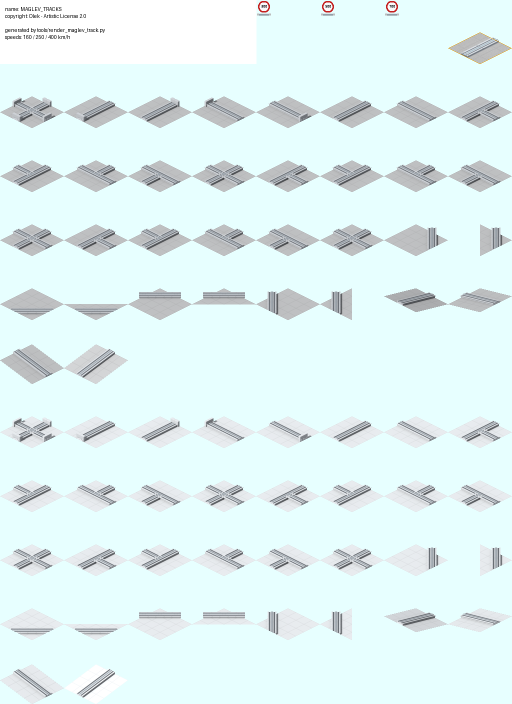
#> input picture src/maglev/images/maglev_track.png, 1024 x 1408 px, found by its file name (shown at 1/2 size)
$ python preview_layout.py src/maglev/images/maglev_track.png -o /tmp/map.png
#> lines starting #> are read from the running program, lines starting #| are printed output that depends on the picture
### tools/pak128_layout.py
"""Sheet layout shared by the 2D and Blender renderers.

Standard library only, on purpose: Blender's bundled Python has no Pillow, so
this is the one module both pipelines can import. It answers "what goes in cell
row.col", nothing else — each renderer builds its own geometry from the spec.

The layout mirrors pak128's `rail_400_tracks.dat` slot for slot, so the maglev
`.dat` files address the same cells.
"""

from __future__ import annotations

CELL = 128
COLS, ROWS = 8, 11
WINTER_ROW_OFFSET = 5

# Simutrans reads this colour as transparent (SPECIAL_TRANSPARENT in the game's
# descriptor/image.h).
KEY = (231, 255, 255)

# Centre of a flat tile within its cell, measured off pak128's rail sheet.
CX, CY = 63.5, 96.0

# Connection bitmask, matching ribi_t in the game.
N, E, S, W = 1, 2, 4, 8

# Screen projection per tile shape: y = y0 + p*a + q*b, x = CX + 32*(a + b),
# where a runs towards the N edge and b towards the E edge, both in [-1, 1].
# The ramps raise two adjacent corners by pak128's 16px height step.
SHAPES = {
    "flat": (-16.0, 16.0, 96.0),
    "up_n": (-8.0, 16.0, 88.0),   # left + bottom corners raised
    "up_w": (-16.0, 8.0, 88.0),   # right + bottom corners raised
    "up_e": (-16.0, 24.0, 88.0),  # top + left corners raised
    "up_s": (-24.0, 16.0, 88.0),  # top + right corners raised
}

# One unit of a or b is this many screen pixels, on every shape.
UNIT_PX = 35.77708763999664


# [15 lines left out: functions unproject, quarter_test, not called in this run]


def _plan():
    """cell -> spec. Spec is one of:

        {"ribi": mask, "variant": 0|1|2, "shape": name}   a normal way tile
        {"corner": "ne"|..., "quarter": bool}             a corner/diagonal tile
    """
    plan = {}
    for cell, ribi in {
        (1, 0): 0,
        (1, 1): N, (1, 2): S, (1, 3): E, (1, 4): W,
        (1, 5): N | S, (1, 6): E | W, (1, 7): N | S | E,
        (2, 0): N | S | W, (2, 1): N | E | W, (2, 2): S | E | W,
        (2, 3): N | S | E | W,
    }.items():
        plan[cell] = {"ribi": ribi, "variant": 0, "shape": "flat"}

    # Switch variants: same connections, different through route.
    for variant, cells in ((1, {(2, 4): N | S | E, (2, 5): N | S | W,
                                (2, 6): N | E | W, (2, 7): S | E | W,
                                (3, 0): N | S | E | W}),
                           (2, {(3, 1): N | S | E, (3, 2): N | S | W,
                                (3, 3): N | E | W, (3, 4): S | E | W,
                                (3, 5): N | S | E | W})):
        for cell, ribi in cells.items():
            plan[cell] = {"ribi": ribi, "variant": variant, "shape": "flat"}

    # Corner pieces. pak128 ships a full-tile and a quarter-tile version of
    # each; its .dat references the quarter one, so we provide the same pair.
    for cell, corner, quarter in [((3, 6), "ne", False), ((3, 7), "ne", True),
                                  ((4, 0), "se", False), ((4, 1), "se", True),
                                  ((4, 2), "nw", False), ((4, 3), "nw", True),
                                  ((4, 4), "sw", False), ((4, 5), "sw", True)]:
        plan[cell] = {"corner": corner, "quarter": quarter, "shape": "flat"}

    # Ramps, in way_writer's ImageUp order: 3=n, 6=w, 9=e, 12=s. The ramp
    # gradient runs along the axis whose two corners were raised.
    for cell, shape, ribi in [((4, 6), "up_n", N | S), ((4, 7), "up_w", E | W),
                              ((5, 0), "up_e", E | W), ((5, 1), "up_s", N | S)]:
        plan[cell] = {"ribi": ribi, "variant": 0, "shape": shape}

    return plan


CELL_PLAN = _plan()


def tile_shape(spec):
    return spec.get("shape", "flat")


# --------------------------------------------------------------------------
# Enclosed (tube) way sheet
#
# A tube tier needs two full ribi sets: the back image carries the apron, the
# guideway beam and the far half of the tube; the front image carries the near
# half, which Simutrans draws *after* vehicles so the pod shows through the
# glass. `way_writer.cc` reads those as `frontimage[<ribi>][<season>]`,
# `frontimageup[...]` and `frontdiagonal[...]`, exactly parallel to the back
# keys, so the sheet is just the ordinary 5-row block repeated four times.
# --------------------------------------------------------------------------

TUBE_ROWS = 21

TUBE_ROW_OFFSET = {
    ("back", "summer"): 0,
    ("front", "summer"): 5,
    ("back", "winter"): 10,
    ("front", "winter"): 15,
}


# [4 lines left out: function tube_row, not called in this run]


# --------------------------------------------------------------------------
# Station sheet
#
# A stop is a building drawn over the way, not a way tile: the guideway keeps
# being drawn underneath, so the station artwork is platforms only.
#
# Simutrans splits a building into a back image drawn before vehicles and a
# front image drawn after, which is what lets the near platform stand in front
# of a train. pak128's own stops put both platforms in the back image and
# repeat the near one in the front image; this follows that.
#
# Layout 0 is a way running N/S, layout 1 E/W — measured off pak128's
# opentrainstop by fitting the principal axis of its front images.
# --------------------------------------------------------------------------

STATION_COLS, STATION_ROWS = 6, 2

STATION_PLAN = {
    (1, 0): {"layout": 0, "part": "back"},
    (1, 1): {"layout": 1, "part": "back"},
    (1, 2): {"layout": 0, "part": "front"},
    (1, 3): {"layout": 1, "part": "front"},
}
STATION_ICON_CELL = (1, 4)
STATION_CURSOR_CELL = (1, 5)


# --------------------------------------------------------------------------
# Vehicle sheet: 8 columns, the eight travel directions, in the cell order the
# maglev vehicle .dat already uses.
#
# Compass directions map to the same world axes as the way: N is +Y (screen
# up-right), E is +X (down-right). So a vehicle heading "ne" travels towards
# both, which comes out as straight right on screen.
# --------------------------------------------------------------------------

VEHICLE_COLS, VEHICLE_ROWS = 8, 2

VEHICLE_PLAN = {
    (1, 0): "w", (1, 1): "nw", (1, 2): "n", (1, 3): "ne",
    (1, 4): "e", (1, 5): "se", (1, 6): "s", (1, 7): "sw",
}

_R = 0.70710678
VEHICLE_HEADING = {
    "n": (0.0, 1.0), "s": (0.0, -1.0), "e": (1.0, 0.0), "w": (-1.0, 0.0),
    "ne": (_R, _R), "nw": (-_R, _R), "se": (_R, -_R), "sw": (-_R, -_R),
}

# direction -> the cell holding that view
VEHICLE_CELL = {direction: cell for cell, direction in VEHICLE_PLAN.items()}

OPPOSITE_DIR = {"n": "s", "s": "n", "e": "w", "w": "e",
                "ne": "sw", "sw": "ne", "nw": "se", "se": "nw"}

# Which way connections a direction of travel needs. Travelling "ne" leaves the
# tile towards both N and E, so the way must offer both.
DIRECTION_BITS = {"n": N, "s": S, "e": E, "w": W,
                  "ne": N | E, "nw": N | W, "se": S | E, "sw": S | W}


# [23 lines left out: functions way_allows, vehicle_cell, station_axes, not called in this run]


def apron_corner(spec):
    """Which quarter the apron covers, or None for a full diamond."""
    return spec["corner"] if spec.get("quarter") else None

### tools/preview_layout.py
#!/usr/bin/env python3
"""Compose way tiles, and optionally a train, the way Simutrans would draw them.

Judging a sprite cell by cell is misleading: what matters is whether the pieces
line up into a continuous run at 100% zoom, and whether a train sits on the way
correctly. This lays a fixed test layout onto a grass background so a sheet can
be eyeballed, or diffed against pak128's rail sheet.

Tiles step by (+64, -32) screen pixels along the `a` axis (towards N) and by
(+64, +32) along `b` (towards E); tiles closer to the camera are drawn last.

Vehicle direction is **derived from the way**, never passed in. Hand-placing
sprites by cell number is how a train ends up drawn ninety degrees across its
own track — `place_consist` picks the cell from the direction of travel and
raises if that direction is not something the way underneath actually offers.

    python3 tools/preview_layout.py src/maglev/images/maglev_track.png -o /tmp/map.png
    python3 tools/preview_layout.py A.png B.png -o /tmp/compare.png --zoom 2
    python3 tools/preview_layout.py src/maglev/images/maglev_track.png -o /tmp/t.png \
        --consist src/maglev/images --set meridian500
"""

from __future__ import annotations

import argparse
import pathlib
import sys

from PIL import Image

sys.path.insert(0, str(pathlib.Path(__file__).resolve().parent))
import pak128_layout as layout  # noqa: E402

CELL = layout.CELL
KEY = layout.KEY
GRASS = (108, 148, 84)

# Cell references from rail_400_tracks.dat, which the maglev sheet mirrors.
NS, EW = (1, 5), (1, 6)
NSEW, NSE = (2, 3), (1, 7)
STUB_N, STUB_S = (1, 1), (1, 2)

# (a, b) tile -> (sheet cell, connection mask). The mask is what lets a consist
# be checked against the track it is standing on.
LAYOUT = {
    (0, 0): (STUB_S, layout.S),
    (1, 0): (NS, layout.N | layout.S),
    (2, 0): (NS, layout.N | layout.S),
    (3, 0): (NS, layout.N | layout.S),
    (4, 0): (NSE, layout.N | layout.S | layout.E),
    (4, 1): (EW, layout.E | layout.W),
    (4, 2): (EW, layout.E | layout.W),
    (5, 0): (NS, layout.N | layout.S),
    (6, 0): (NS, layout.N | layout.S),
    (7, 0): (NSEW, layout.N | layout.S | layout.E | layout.W),
    (7, -1): (EW, layout.E | layout.W),
    (8, 0): (NS, layout.N | layout.S),
    (9, 0): (STUB_N, layout.N),
}

# `length=12` in the vehicle dats is twelve sixteenths of a tile.
VEHICLE_TILES = 12 / 16


def screen(a, b):
    return (a * 64 + b * 64, -a * 32 + b * 32)


def cutout(sheet: Image.Image, ref) -> Image.Image:
    """One cell, as RGBA.

    An RGBA sheet already carries real alpha — glazing depends on it — so it is
    passed through untouched. An RGB sheet has its transparency key converted.
    """
    row, col = ref
    tile = sheet.crop((col * CELL, row * CELL, (col + 1) * CELL, (row + 1) * CELL))
    if sheet.mode == "RGBA":
        return tile
    out = tile.convert("RGBA")
    out.putdata([(r, g, b, 0 if (r, g, b) == KEY else 255)
                 for r, g, b in tile.getdata()])
    return out


def place_consist(canvas, sheets, start, direction, roles, offset):
    """Draw a train along the layout, deriving every cell from `direction`.

    `roles` runs from the rear of the train forwards, each one of "tail",
    "mail", "car" or "head". A tail uses the head sheet with its directions
    reversed, so its nose points back down the train.
    """
    tile = LAYOUT.get(start)
    if tile is None:
        raise KeyError(f"no way at tile {start}")
    if not layout.way_allows(tile[1], direction):
        raise ValueError(
            f"a vehicle cannot travel {direction!r} on the way at {start}: "
            f"that way only connects {_mask_name(tile[1])}")

    # VEHICLE_HEADING is a world vector (x=E, y=N); `screen` takes tile
    # coordinates (a=N, b=E). They are transposed, so swap on the way through.
    east, north = layout.VEHICLE_HEADING[direction]
    for i, role in enumerate(roles):
        along = i * VEHICLE_TILES
        x, y = screen(north * along, east * along)
        sheet = sheets["head" if role in ("head", "tail") else role]
        cell = layout.vehicle_cell(direction, reversed_nose=(role == "tail"))
        art = cutout(sheet, cell)
        # Vehicles sit at fractions of a tile, so the step is not an integer.
        canvas.alpha_composite(art, (offset[0] + round(x), offset[1] + round(y)))


def _mask_name(ribi):
    return "".join(n for n, bit in (("N", layout.N), ("S", layout.S),
                                    ("E", layout.E), ("W", layout.W)) if ribi & bit)


def is_tube(sheet: Image.Image) -> bool:
    """Enclosed sheets are four 5-row blocks and carry real alpha."""
    return sheet.height >= layout.TUBE_ROWS * CELL


def tube_cells(ref):
    """(back, front) rows for a cell reference on an enclosed sheet.

    A tube sheet repeats the ordinary 5-row block four times — back and front,
    summer and winter — so an open-track reference has to be remapped, and both
    halves drawn with the vehicle between them.
    """
    row, col = ref
    return ((layout.tube_row(row, "back", "summer"), col),
            (layout.tube_row(row, "front", "summer"), col))


def compose(sheet_path: str, zoom: int, consist_dir=None, set_tag=None) -> Image.Image:
#> called with sheet_path = 'src/maglev/images/maglev_track.png', zoom = 1
    raw = Image.open(sheet_path)
#> raw is the input picture: PIL image 1024x1408 RGB; mean R, G, B 224.7, 243.5, 244.1
    tube = is_tube(raw)
#> tube = False
    sheet = raw.convert("RGBA") if tube else raw.convert("RGB")

    placed = sorted((screen(a, b)[1], screen(a, b)[0], ref)
                    for (a, b), (ref, _) in LAYOUT.items())
    xs = [x for _, x, _ in placed]
    ys = [y for y, _, _ in placed]
    pad = CELL
    size = (max(xs) - min(xs) + CELL + 2 * pad, max(ys) - min(ys) + CELL + 2 * pad)
    origin = (-min(xs) + pad, -min(ys) + pad)

    canvas = Image.new("RGBA", size, (0, 0, 0, 0))
#> canvas: PIL image 960x672 RGBA; every value is 0
    for y, x, ref in placed:
        back = tube_cells(ref)[0] if tube else ref
        canvas.alpha_composite(cutout(sheet, back), (x + origin[0], y + origin[1]))
#> this loop made 13 passes
#> pass 1, in cutout, `tile = sheet.crop((col * CELL, row * CELL, (col + 1) * CELL, (row + 1)..`:
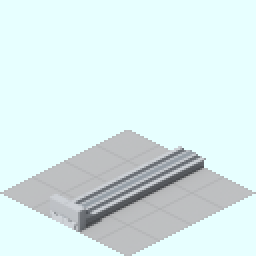
#> tile: PIL image 128x128 RGB (shown 2 times larger); mean R, G, B 217.1, 235.6, 236.3
#> pass 2, in cutout (call 2), `tile = sheet.crop((col * CELL, row * CELL, (col + 1) * CELL, (row + 1)..`:
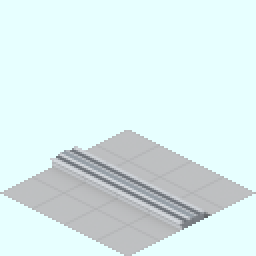
#> tile: PIL image 128x128 RGB (shown 2 times larger); mean R, G, B 218.7, 237.2, 237.8
#> after the loop:
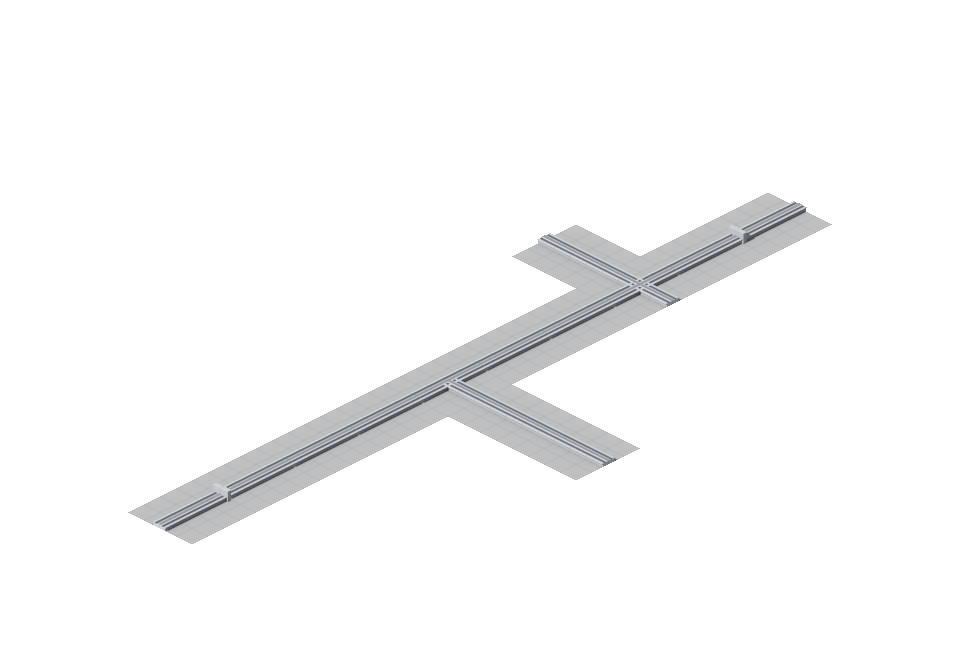
#> canvas: PIL image 960x672 RGBA; mean R, G, B, A 14.7, 14.9, 15.1, 21.1; transparent parts drawn white

    if consist_dir and set_tag:
        base = pathlib.Path(consist_dir)
        sheets = {part: Image.open(base / f"maglev_{part}_{set_tag}.png").convert("RGB")
                  for part in ("head", "car", "mail")}
        start = (1, 0)
        sx, sy = screen(*start)
        place_consist(canvas, sheets, start, "n",
                      ["tail", "mail", "car", "head"],
                      (sx + origin[0], sy + origin[1]))

    if tube:
        # Front halves last, over the train — that is the whole point of an
        # enclosed way, so a preview that skipped them would be misleading.
        for y, x, ref in placed:
            canvas.alpha_composite(cutout(sheet, tube_cells(ref)[1]),
                                   (x + origin[0], y + origin[1]))

    out = Image.new("RGB", size, GRASS)
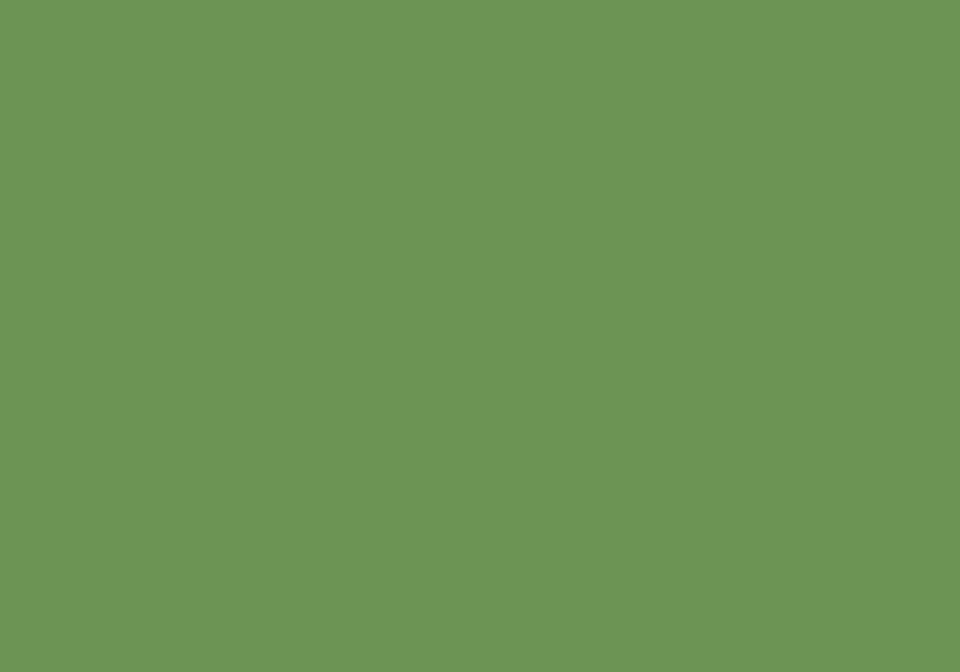
#> out: PIL image 960x672 RGB; mean R, G, B 108, 148, 84
    out.paste(canvas, (0, 0), canvas)
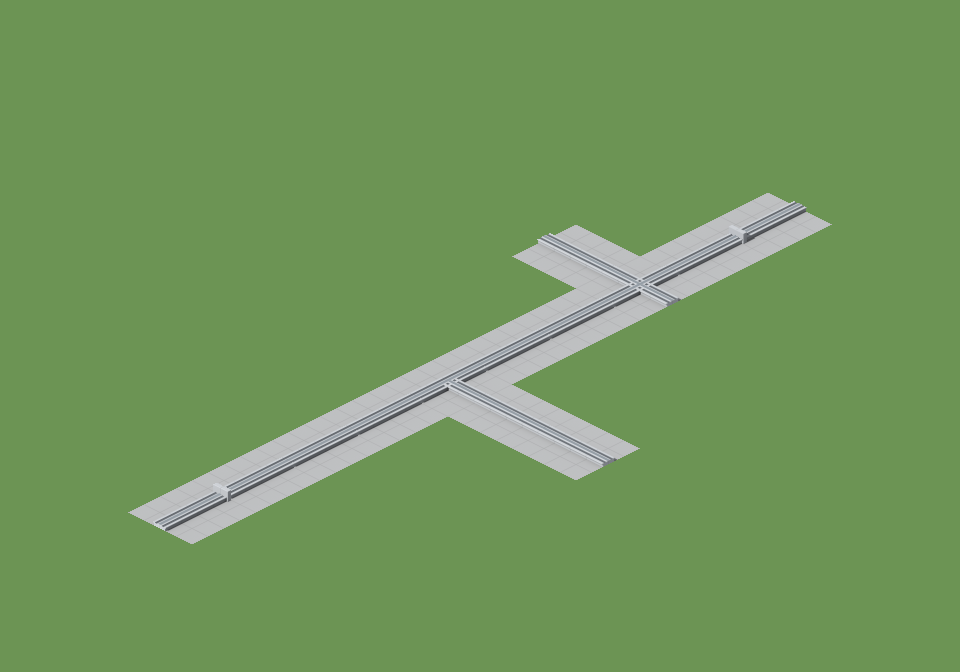
#> out: PIL image 960x672 RGB; mean R, G, B 113.7, 150.6, 92.1
    return out.resize((size[0] * zoom, size[1] * zoom), Image.NEAREST) if zoom > 1 else out


def main() -> None:
    parser = argparse.ArgumentParser(description=__doc__,
                                     formatter_class=argparse.RawDescriptionHelpFormatter)
    parser.add_argument("sheets", nargs="+")
    parser.add_argument("-o", "--out", required=True)
    parser.add_argument("-z", "--zoom", type=int, default=1)
    parser.add_argument("--consist", help="directory holding the vehicle sheets")
    parser.add_argument("--set", dest="set_tag", help="trainset tag, e.g. meridian500")
    args = parser.parse_args()

    maps = [compose(s, args.zoom, args.consist, args.set_tag) for s in args.sheets]
#> maps = 1 item
    width = max(m.width for m in maps)
#> width = 960
    out = Image.new("RGB", (width, sum(m.height for m in maps)), GRASS)
    y = 0
    for m in maps:
        out.paste(m, (0, y))
        y += m.height
#> this loop made 1 pass
#> y on pass 1: 672
#> after the loop, y = 672
    out.save(args.out)
    print(f"wrote {args.out} ({out.width}x{out.height}) from {', '.join(args.sheets)}")
#> (printed output is left out)


if __name__ == "__main__":
    main()

$ run again, with src/maglev/images/maglev_bridge1000.png copied over src/maglev/images/maglev_track.png
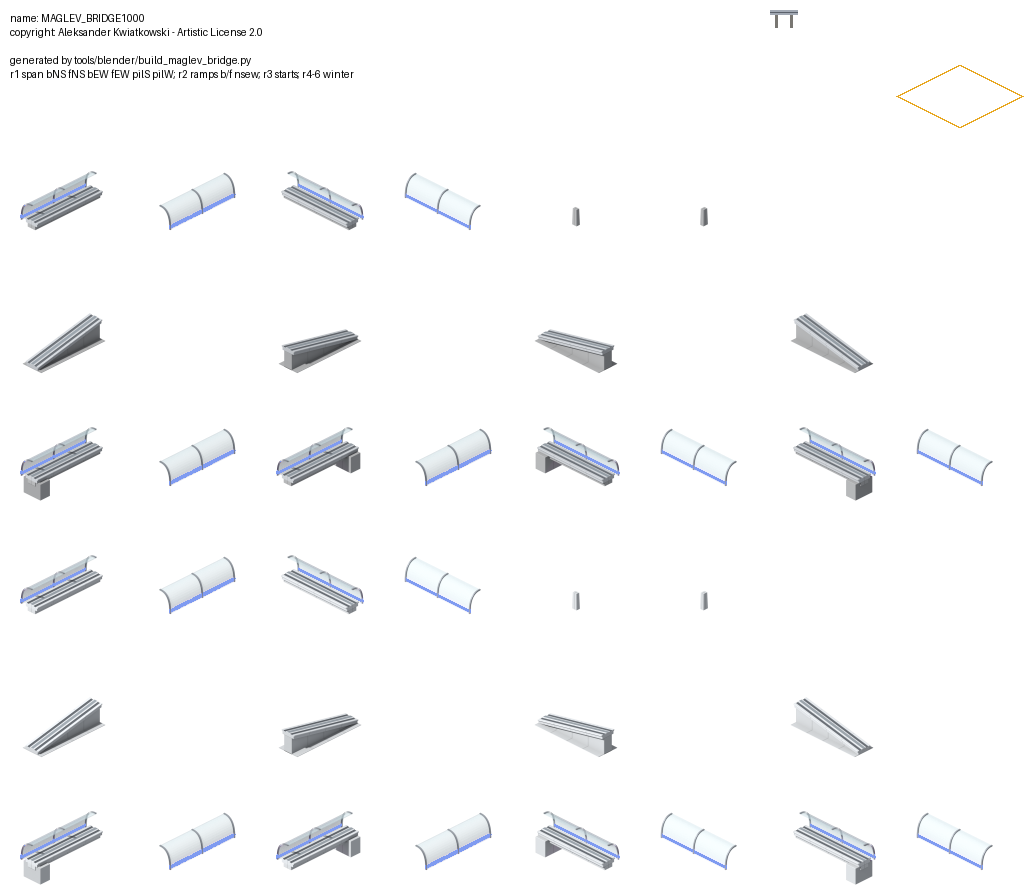
#> input picture src/maglev/images/maglev_bridge1000.png, 1024 x 896 px, found by its file name
#> in compose, raw is the input picture: PIL image 1024x896 RGBA; mean R, G, B, A 47.8, 49.5, 50.4, 41.9
#> tube = False
#> the loop in compose, `for y, x, ref in placed:` made 13 passes
#> pass 1, in cutout, `tile = sheet.crop((col * CELL, row * CELL, (col + 1) * CELL, (row + 1)..`:
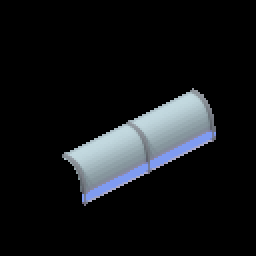
#> tile: PIL image 128x128 RGB (shown 2 times larger); mean R, G, B 19.3, 21.5, 23.9
#> in compose, `out.paste(canvas, (0, 0), canvas)`:
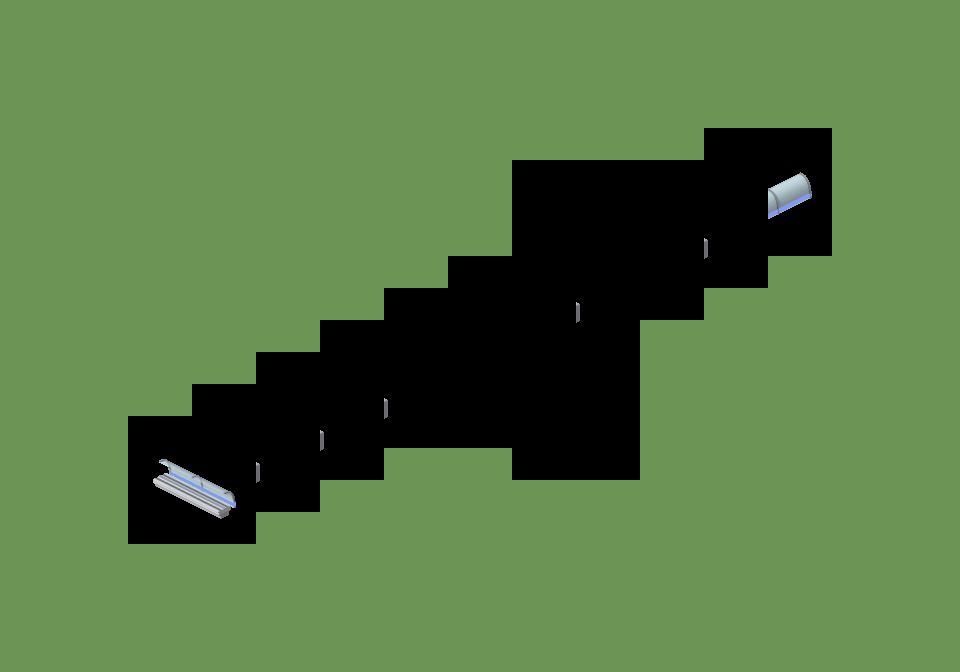
#> out: PIL image 960x672 RGB; mean R, G, B 87, 118.9, 68
#> maps = 1 item
#> width = 960
#> the loop in main, `for m in maps:` made 1 pass
#> y on pass 1: 672
#> after the loop in main, `for m in maps:`: y = 672
#> (printed output is left out)
